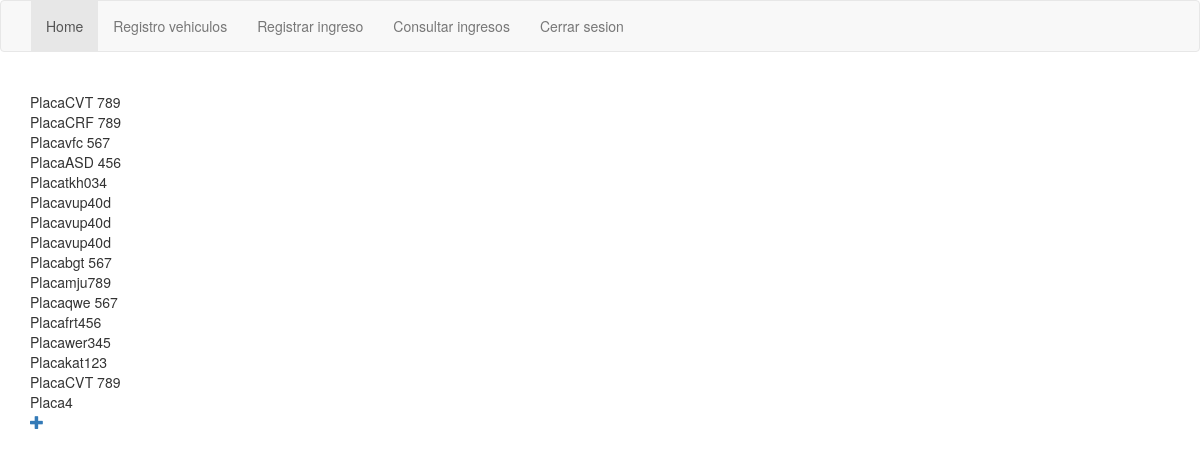
/gestion/listar/vehiculos (signed in), run on an earlier commit of the app's database.
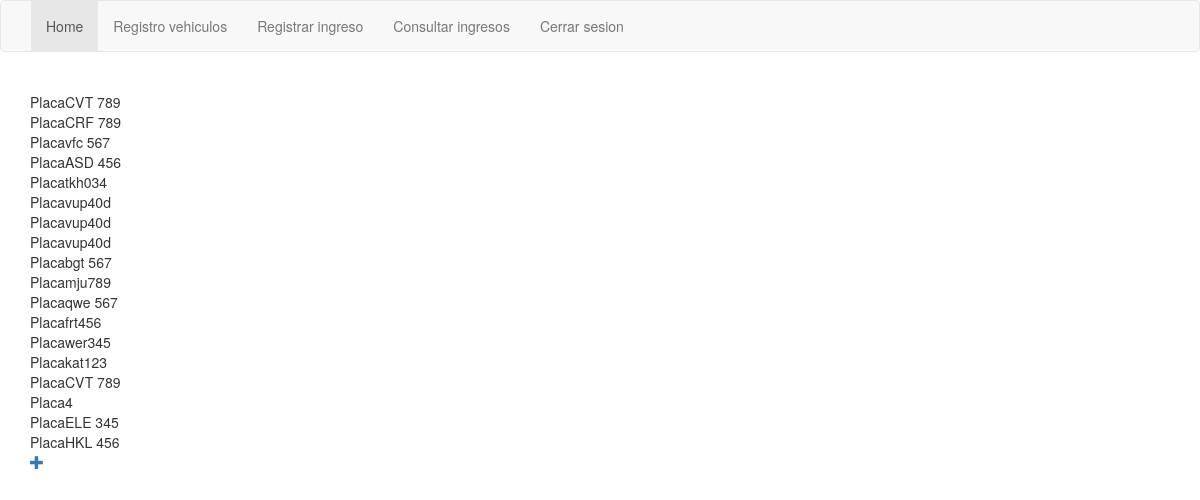
And on a later commit of the database.
### gestion/models.py (models this page shows, shortened)
class Vehiculo(models.Model):
    cliente = models.ForeignKey(Cliente, verbose_name='cliente', on_delete=models.CASCADE)
    cilindraje = models.CharField('Cilindraje', max_length=200, null=True, blank=True)
    tiempos = models.CharField('Tiempos', max_length=200, null=True, blank=True)
    placa = models.CharField('Placa', max_length=200)
    modelo = models.CharField('Modelo', max_length=200, null=True, blank=True)
    puertas = models.IntegerField('Puertas', null=True, blank=True)
    foto = models.FileField('Foto', upload_to='vehiculos', null=True, blank=True)
    tipo = models.ForeignKey(TipoVehiculo, verbose_name='Tipo vehiculo', on_delete=models.CASCADE)

### gestion/views.py (the view)
# urls.py: path('listar/vehiculos', login_required(views.listar_vehiculos), name='listar_vehiculo'),
def listar_vehiculos(request):
    vehiculos = models.Vehiculo.objects.all()
    return render(request, 'gestion/lista_vehiculos.html',{'vehiculos':vehiculos})

### gestion/templates/gestion/lista_vehiculos.html
{% extends 'gestion/base.html' %}
{% block content %}
    <br>
    <table>
        {% for vehiculo in vehiculos %}
        <tr>
            <td>
                Placa
            </td>
            <td>
                {{vehiculo.placa}}
            </td>
        </tr>
        {% endfor %}
    </table>
    <a href="{% url 'nuevo_vehiculo' %}" class="top-menu"><span class="glyphicon glyphicon-plus"></span></a>
</body>
{% endblock content %}

What changed in the data, as far as the page shows it:
added Vehiculo: placa "ELE 345"
added Vehiculo: placa "HKL 456"
